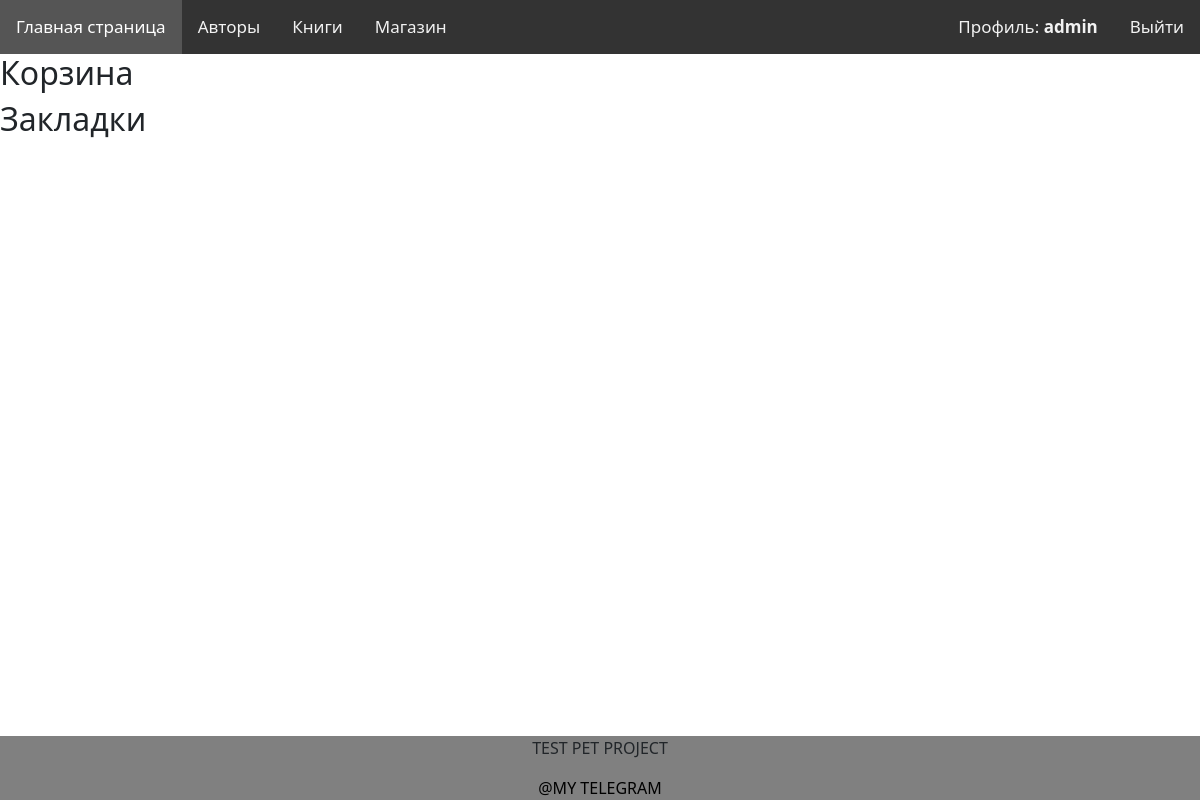
/profile (signed in), run on an earlier commit of the app's database.
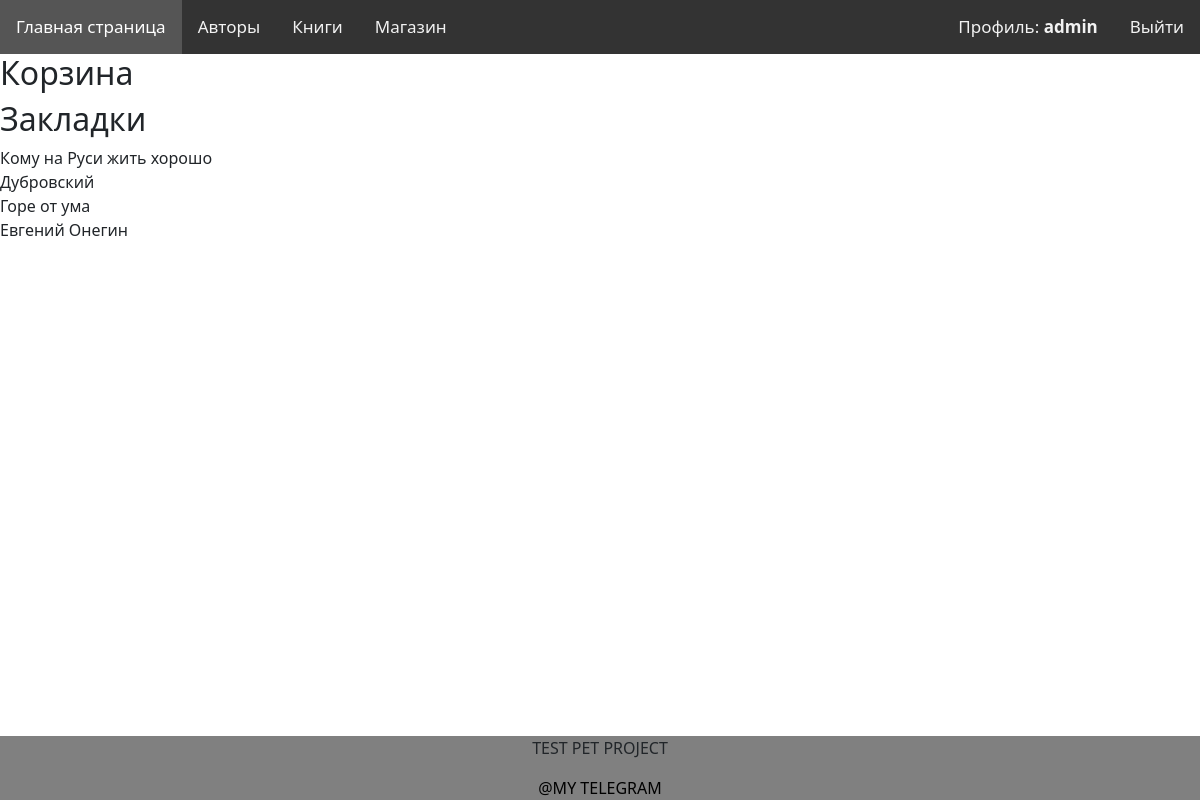
And on a later commit of the database.
### book/models.py (models this page shows, shortened)
class UserBookRelation(models.Model):
    user = models.ForeignKey(User, on_delete=models.CASCADE)
    book = models.ForeignKey(Book, on_delete=models.CASCADE)
    in_bookmarks = models.BooleanField(default=False)

class Book(models.Model):
    title = models.CharField(max_length=255)
    description = models.TextField()
    preview_image = models.ImageField(upload_to="static/images")
    text = models.TextField()
    century = models.IntegerField(default=20)
    creation_year = models.IntegerField()
    author = models.ForeignKey(Author, on_delete=models.SET_NULL, null=True, related_name="books")
    genre = models.ForeignKey(Genre, on_delete=models.SET_NULL, null=True)
    slug = models.SlugField(max_length=255, unique=True)
    popular_book = models.BooleanField(default=False)

### book/views.py (the view)
# urls.py: path('profile', ProfileView.as_view(), name='profile_page')
class ProfileView(View):
    def get(self, request):
        subscription = UserBookRelation.objects.filter(user=request.user)
        subscription_count = subscription.count()
        cart = AddToCart.objects.filter(user=request.user)
        context = {
            'subscription': subscription,
            'subscription_count': subscription_count,
            'cart': cart,
        }
        return render(request, 'profile.html', context)

### book/templates/profile.html (shortened to what this page needs)
{% extends 'base.html' %}
{% block content %}
<h2>Корзина</h2>
<h2>Закладки</h2>
<div>
    {% for sub in subscription %}
        {{ sub.book.title }}<br>
    {% endfor %}
</div>
{% endblock %}

### book/templates/base.html (shortened to what this page needs)
{% load static %}
<!DOCTYPE html>
<html lang="en">
<head>
    <link href="https://cdn.jsdelivr.net/npm/bootstrap@5.0.2/dist/css/bootstrap.min.css" rel="stylesheet">
    <link rel="stylesheet" href="{% static 'css/main.css' %}">
</head>
<body>
<div class="page">
    <div class="header">
        <div class="topnav" id="myTopnav">
            <a href="{% url 'main_page' %}">Главная страница</a>
            <a href="{% url 'authors_page' %}">Авторы</a>
            <a href="{% url 'books_page' %}">Книги</a>
            <a href="{% url 'shop_page' %}">Магазин</a>
            {% if user.is_authenticated %}
                <a href="{% url 'logout' %}" class="login">Выйти</a>
                <a href="{% url 'profile_page' %}" class="login">Профиль: <strong>{{ user }}</strong></a>
            {% else %}
                <a href="{% url 'register' %}" class="login">Зарегистрироваться</a>
                <a href="{% url 'login' %}" class="login">Войти</a>
            {% endif %}
        </div>
    </div>
    {% block content %}
    {% endblock %}
    <div class="footer">
        <p>TEST PET PROJECT</p>
        <a href="https://t.me/sklsldflldalpalflfl">@MY TELEGRAM</a>
    </div>
</div>
</body>
</html>

What changed in the data, as far as the page shows it:
added UserBookRelation: book "Кому на Руси жить хорошо"
added UserBookRelation: book "Дубровский"
added UserBookRelation: book "Горе от ума"
added UserBookRelation: book "Евгений Онегин"
